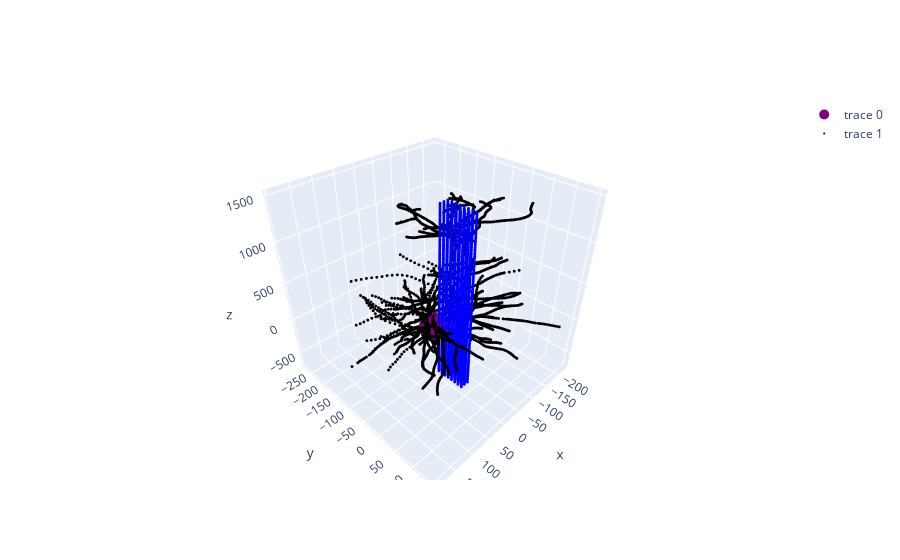

The cell this chart's notebook holds for it:
### Code cell
import plotly.graph_objects as go

fig = go.Figure()
fig.add_trace(go.Scatter3d(x=[cell.somapos[0]], y=[cell.somapos[1]],
                           z=[cell.somapos[2]],
                           mode='markers',
                           marker=dict(color='purple',size=10)))
fig.add_trace(go.Scatter3d(x=xx, y=yy,
                           z=zz,
                           mode='markers',
                           marker=dict(color=colors,size=1)))

### Figure 1 — Plotly figure (JSON) as saved in the notebook; plotly's stock layout.template omitted (floating-point values rounded to 4 significant figures; data arrays with more than 128 entries replaced by an {"elided": "..."} marker saying what was removed)
{"data": [{"marker": {"color": "purple", "size": 10}, "mode": "markers", "type": "scatter3d", "x": [-1.0], "y": [-50], "z": [-4.768e-07]}, {"marker": {"color": {"elided": "8559 str values"}, "size": 1}, "mode": "markers", "type": "scatter3d", "x": {"elided": "8559 float values"}, "y": {"elided": "8559 float values"}, "z": {"elided": "8559 float values"}}], "layout": {}}
